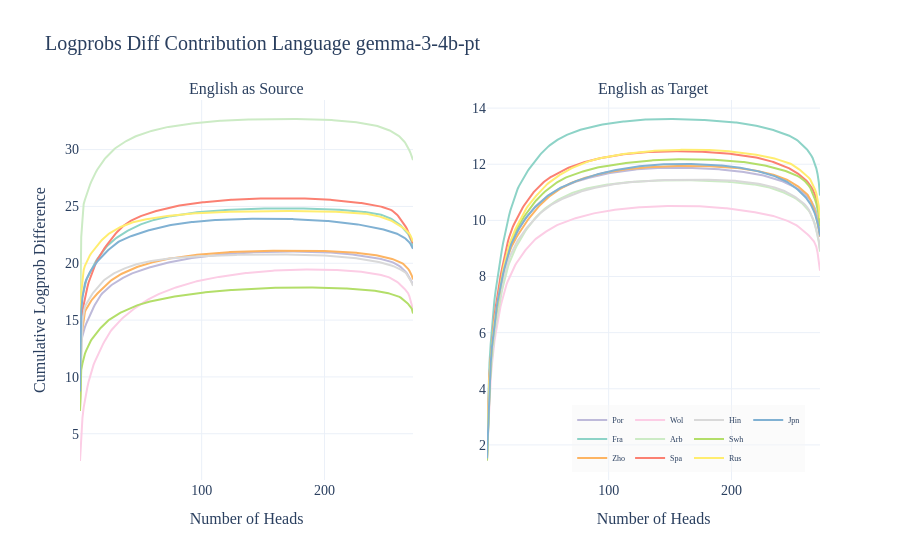

Notebook cell for this chart:
### Code cell
plot_logprobs_diff_contribution_lang(
    logprobs_diff_lang,
    logprobs_diff_lang.keys(),
    title="Logprobs Diff Contribution Language gemma-3-4b-pt",
)

### Figure 1 — Plotly figure (JSON) as saved in the notebook; plotly's stock layout.template omitted (floating-point values rounded to 4 significant figures; data arrays with more than 128 entries replaced by an {"elided": "..."} marker saying what was removed)
{"data": [{"legendgroup": "0", "line": {"color": "#bebada", "width": 2}, "mode": "lines", "name": "Por", "showlegend": true, "type": "scatter", "x": {"elided": "272 int values"}, "xaxis": "x", "y": {"elided": "272 float values"}, "yaxis": "y"}, {"line": {"color": "#bebada", "width": 2}, "mode": "lines", "name": "Por", "showlegend": false, "type": "scatter", "x": {"elided": "272 int values"}, "xaxis": "x2", "y": {"elided": "272 float values"}, "yaxis": "y2"}, {"legendgroup": "0", "line": {"color": "#8dd3c7", "width": 2}, "mode": "lines", "name": "Fra", "showlegend": true, "type": "scatter", "x": {"elided": "272 int values"}, "xaxis": "x", "y": {"elided": "272 float values"}, "yaxis": "y"}, {"line": {"color": "#8dd3c7", "width": 2}, "mode": "lines", "name": "Fra", "showlegend": false, "type": "scatter", "x": {"elided": "272 int values"}, "xaxis": "x2", "y": {"elided": "272 float values"}, "yaxis": "y2"}, {"legendgroup": "0", "line": {"color": "#fdb462", "width": 2}, "mode": "lines", "name": "Zho", "showlegend": true, "type": "scatter", "x": {"elided": "272 int values"}, "xaxis": "x", "y": {"elided": "272 float values"}, "yaxis": "y"}, {"line": {"color": "#fdb462", "width": 2}, "mode": "lines", "name": "Zho", "showlegend": false, "type": "scatter", "x": {"elided": "272 int values"}, "xaxis": "x2", "y": {"elided": "272 float values"}, "yaxis": "y2"}, {"legendgroup": "1", "line": {"color": "#fccde5", "width": 2}, "mode": "lines", "name": "Wol", "showlegend": true, "type": "scatter", "x": {"elided": "272 int values"}, "xaxis": "x", "y": {"elided": "272 float values"}, "yaxis": "y"}, {"line": {"color": "#fccde5", "width": 2}, "mode": "lines", "name": "Wol", "showlegend": false, "type": "scatter", "x": {"elided": "272 int values"}, "xaxis": "x2", "y": {"elided": "272 float values"}, "yaxis": "y2"}, {"legendgroup": "1", "line": {"color": "#ccebc5", "width": 2}, "mode": "lines", "name": "Arb", "showlegend": true, "type": "scatter", "x": {"elided": "272 int values"}, "xaxis": "x", "y": {"elided": "272 float values"}, "yaxis": "y"}, {"line": {"color": "#ccebc5", "width": 2}, "mode": "lines", "name": "Arb", "showlegend": false, "type": "scatter", "x": {"elided": "272 int values"}, "xaxis": "x2", "y": {"elided": "272 float values"}, "yaxis": "y2"}, {"legendgroup": "1", "line": {"color": "#fb8072", "width": 2}, "mode": "lines", "name": "Spa", "showlegend": true, "type": "scatter", "x": {"elided": "272 int values"}, "xaxis": "x", "y": {"elided": "272 float values"}, "yaxis": "y"}, {"line": {"color": "#fb8072", "width": 2}, "mode": "lines", "name": "Spa", "showlegend": false, "type": "scatter", "x": {"elided": "272 int values"}, "xaxis": "x2", "y": {"elided": "272 float values"}, "yaxis": "y2"}, {"legendgroup": "2", "line": {"color": "#d9d9d9", "width": 2}, "mode": "lines", "name": "Hin", "showlegend": true, "type": "scatter", "x": {"elided": "272 int values"}, "xaxis": "x", "y": {"elided": "272 float values"}, "yaxis": "y"}, {"line": {"color": "#d9d9d9", "width": 2}, "mode": "lines", "name": "Hin", "showlegend": false, "type": "scatter", "x": {"elided": "272 int values"}, "xaxis": "x2", "y": {"elided": "272 float values"}, "yaxis": "y2"}, {"legendgroup": "2", "line": {"color": "#b3de69", "width": 2}, "mode": "lines", "name": "Swh", "showlegend": true, "type": "scatter", "x": {"elided": "272 int values"}, "xaxis": "x", "y": {"elided": "272 float values"}, "yaxis": "y"}, {"line": {"color": "#b3de69", "width": 2}, "mode": "lines", "name": "Swh", "showlegend": false, "type": "scatter", "x": {"elided": "272 int values"}, "xaxis": "x2", "y": {"elided": "272 float values"}, "yaxis": "y2"}, {"legendgroup": "2", "line": {"color": "#ffed6f", "width": 2}, "mode": "lines", "name": "Rus", "showlegend": true, "type": "scatter", "x": {"elided": "272 int values"}, "xaxis": "x", "y": {"elided": "272 float values"}, "yaxis": "y"}, {"line": {"color": "#ffed6f", "width": 2}, "mode": "lines", "name": "Rus", "showlegend": false, "type": "scatter", "x": {"elided": "272 int values"}, "xaxis": "x2", "y": {"elided": "272 float values"}, "yaxis": "y2"}, {"legendgroup": "3", "line": {"color": "#80b1d3", "width": 2}, "mode": "lines", "name": "Jpn", "showlegend": true, "type": "scatter", "x": {"elided": "272 int values"}, "xaxis": "x", "y": {"elided": "272 float values"}, "yaxis": "y"}, {"line": {"color": "#80b1d3", "width": 2}, "mode": "lines", "name": "Jpn", "showlegend": false, "type": "scatter", "x": {"elided": "272 int values"}, "xaxis": "x2", "y": {"elided": "272 float values"}, "yaxis": "y2"}], "layout": {"annotations": [{"font": {"size": 16}, "showarrow": false, "text": "English as Source", "x": 0.225, "xanchor": "center", "xref": "paper", "y": 1, "yanchor": "bottom", "yref": "paper"}, {"font": {"size": 16}, "showarrow": false, "text": "English as Target", "x": 0.775, "xanchor": "center", "xref": "paper", "y": 1, "yanchor": "bottom", "yref": "paper"}], "font": {"family": "Montserrat", "size": 14}, "legend": {"bgcolor": "rgba(245,245,245,0.4)", "bordercolor": "rgba(0,0,0,0)", "font": {"size": 8}, "orientation": "h", "x": 0.98, "xanchor": "right", "y": 0.02, "yanchor": "bottom"}, "title": {"text": "Logprobs Diff Contribution Language gemma-3-4b-pt"}, "xaxis": {"anchor": "y", "domain": [0, 0.45], "tickfont": {"family": "Montserrat", "size": 14}, "title": {"font": {"family": "Montserrat", "size": 16}, "text": "Number of Heads"}}, "xaxis2": {"anchor": "y2", "domain": [0.55, 1], "tickfont": {"family": "Montserrat", "size": 14}, "title": {"font": {"family": "Montserrat", "size": 16}, "text": "Number of Heads"}}, "yaxis": {"anchor": "x", "domain": [0, 1], "tickfont": {"family": "Montserrat", "size": 14}, "title": {"font": {"family": "Montserrat", "size": 16}, "text": "Cumulative Logprob Difference"}}, "yaxis2": {"anchor": "x2", "domain": [0, 1], "tickfont": {"family": "Montserrat", "size": 14}, "title": {"font": {"family": "Montserrat", "size": 16}}}}}
